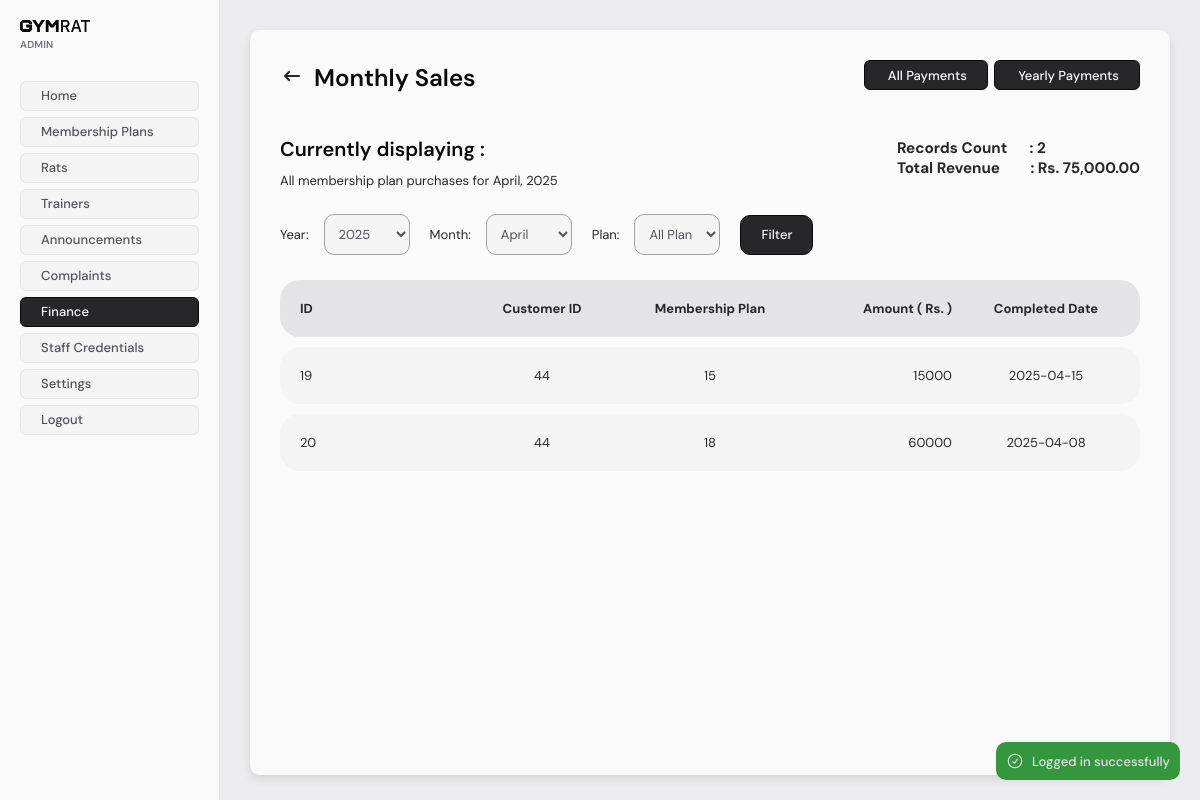
The app's page /staff/admin/finance/sales/monthly/index.php (signed in), older data.
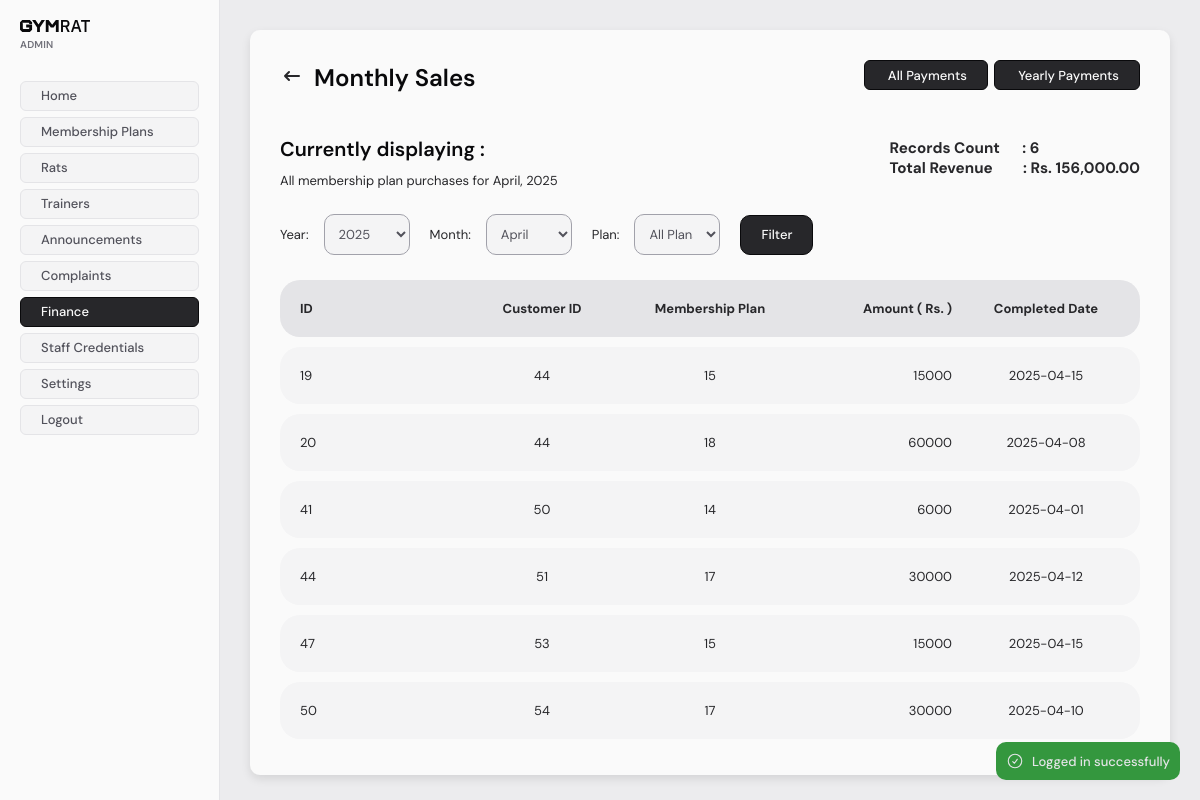
The same page, newer data.
### tables this page shows
CREATE TABLE `membership_payments` (
  `id` int NOT NULL,
  `customer` int NOT NULL,
  `membership_plan` int NOT NULL,
  `amount` double NOT NULL,
  `completed_at` datetime DEFAULT NULL,
  `created_at` datetime NOT NULL DEFAULT CURRENT_TIMESTAMP
);

### src/db/Database.php (called while the page is built, shortened)
<?php
class Database
{
    private static null|Database $instance = null;
    private $CONFIG = [
        "host" => "gymrat_db",
        "username" => "root",
        "password" => "123456",
        "dbname" => "gymrat",
    ];
    private function __construct()
    {
        try {
            $tz = (new DateTime('now', new DateTimeZone('Asia/Colombo')))->format('P');
            $this->conn = new PDO(
                "mysql:host=" . $this->CONFIG['host'] . ";dbname=" . $this->CONFIG['dbname'],
                $this->CONFIG['username'],
                $this->CONFIG['password'],
                [
                    \PDO::ATTR_ERRMODE => \PDO::ERRMODE_EXCEPTION,
                    \PDO::MYSQL_ATTR_INIT_COMMAND => "SET time_zone='$tz'"
                ]
            );
        } catch (PDOException  $e) {
            die("database connection failed: " . $e->getMessage());
        }
    }
    public static function get_conn()
    {
        if (!self::$instance) {
            self::$instance = new Database();
        }
        return self::$instance->conn;
    }
}

### src/db/Model.php (called while the page is built, shortened)
<?php
require_once __DIR__ . "/Database.php";
abstract class Model
{
    public function __construct()
    {
        $this->conn = Database::get_conn();
    }
}

### src/db/models/MembershipPayment.php (called while the page is built, shortened)
<?php
require_once __DIR__ . "/../Model.php";
class MembershipPayment extends Model
{
    protected $table = "membership_payments";
    public function fill(array $data)
    {
        $this->id = $data['id'] ?? 0;
        $this->customer = $data['customer'] ?? 0;
        $this->membership_plan = $data['membership_plan'] ?? 0;
        $this->amount = $data['amount'] ?? 0.0;
        $this->completed_at = isset($data['completed_at']) ? new DateTime($data['completed_at']) : null;
    }
    public function get_all_sales_for_month(int $year, int $month): array
    {
        $sql = "SELECT * FROM $this->table WHERE YEAR(created_at) = :year AND MONTH(created_at) = :month AND completed_at IS NOT NULL";
        $stmt = $this->conn->prepare($sql);
        $stmt->execute([
            'year' => $year,
            'month' => $month
        ]);
        $items = $stmt->fetchAll();
        return array_map(function ($item) {
            $record = new MembershipPayment();
            $record->fill($item);
            return $record;
        }, $items);
    }
}

### src/staff/admin/finance/sales/monthly/index.php (the view, shortened to what the rows shown need)
<?php
require_once "../../../../../alerts/functions.php";
require_once "../../../../../db/models/MembershipPayment.php";
$get_year = $_GET['year'] ?? (int)date("Y");
$get_month = $_GET['month'] ?? (int)date("m");
$sales = null;
$membershipPaymentModel = new MembershipPayment();
try {
    $sales = $membershipPaymentModel->get_all_sales_for_month($get_year, $get_month);
} catch (Exception $e) {
    redirect_with_error_alert("Failed to fetch sales details: " . $e->getMessage(), "/staff/admin/finance");
    exit;
}
require_once "../../../../includes/header.php";
?>
<main>
    <div class="staff-base-container">
        <?php require_once "../../../../includes/menubar.php"; ?>
        <div style="display: grid; grid-template-columns: 1fr 1fr; gap: 20px; margin: 20px 10px;">
            <div style="grid-column: 1; align-self: start; justify-self: start; text-align: left;">
                <h1 style="margin: 10px 0;">Currently displaying : </h1>
            </div>
        </div>
        <div style="margin: 10px;">
            <?php foreach ($sales as $sale): ?>
                <a href="/staff/admin/finance/sales/view/index.php?id=<?= $sale->id ?>">
                    <div class="payment-list-item background-color-zinc-100" style="display: grid; grid-template-columns: repeat(5, 1fr); text-align: center;">
                        <div style="text-align: left;"><?= htmlspecialchars($sale->id) ?></div>
                        <div><?= htmlspecialchars($sale->customer) ?></div>
                        <div><?= htmlspecialchars($sale->membership_plan) ?></div>
                        <div style="text-align: right;"><?= htmlspecialchars($sale->amount) ?></div>
                        <div><?= htmlspecialchars(($sale->completed_at) ? $sale->completed_at->format('Y-m-d') : "Incomplete") ?></div>
                    </div>
                </a>
            <?php endforeach; ?>
        </div>
    </div>
</main>
<?php require_once "../../../../includes/footer.php"; ?>

Row changes from the older to the newer data that the page shows:
added membership_payments: id "41", customer "50", membership_plan "14", amount "6000", completed_at "2025-04-01"
added membership_payments: id "44", customer "51", membership_plan "17", amount "30000", completed_at "2025-04-12"
added membership_payments: id "47", customer "53", membership_plan "15", amount "15000", completed_at "2025-04-15"
added membership_payments: id "50", customer "54", membership_plan "17", amount "30000", completed_at "2025-04-10"
Text that changed along with them:
$record_count: "2" → "6"
$total_revenue: "75,000.00" → "156,000.00"
